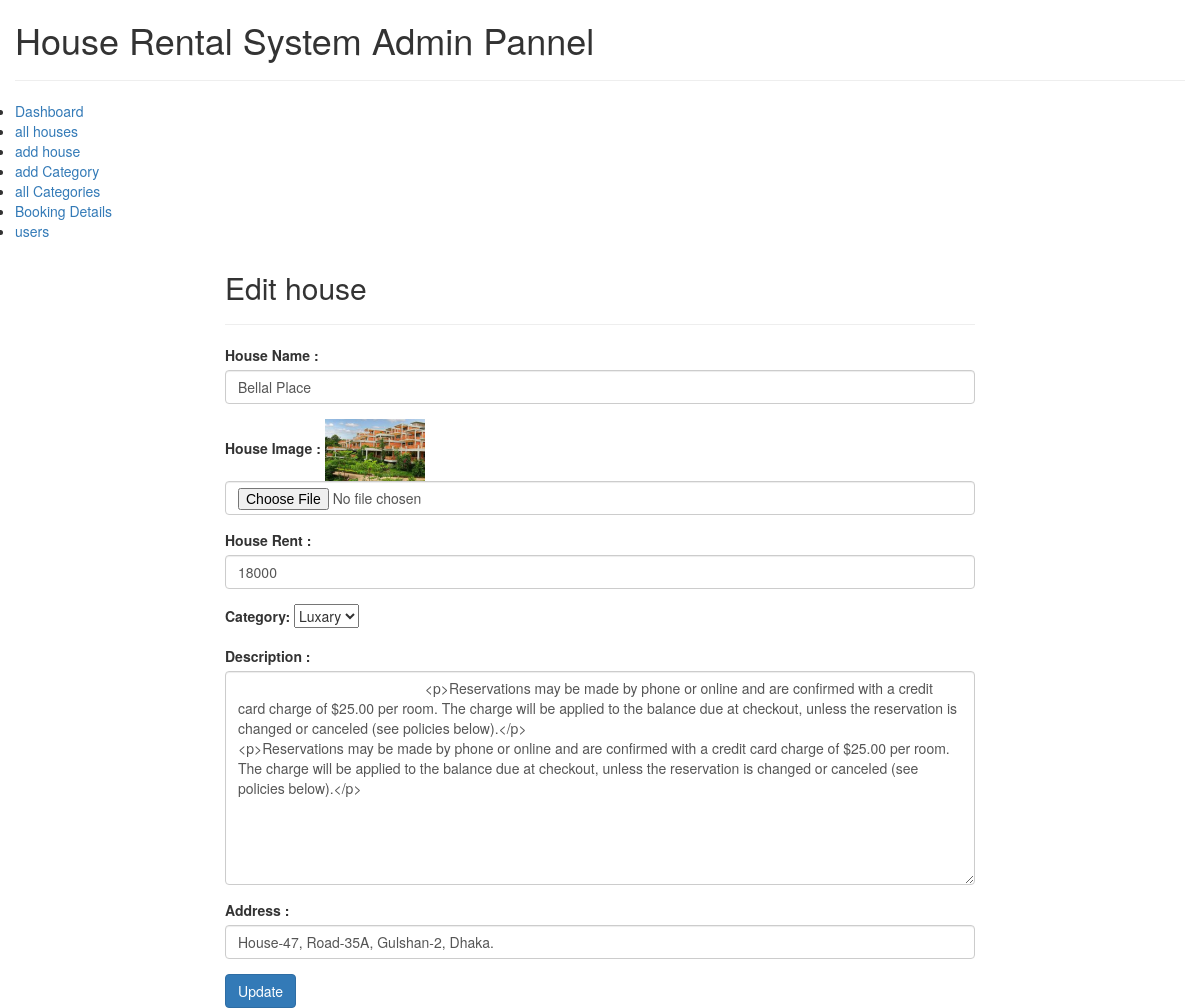
Page /admin/edit_house.php?edit_house_id=9 on the committed database.
### tables this page shows
CREATE TABLE `houses` (
  `house_id` int(11) NOT NULL,
  `user_id` int(11) NOT NULL,
  `category` int(11) NOT NULL,
  `house_name` varchar(255) NOT NULL,
  `house_image` text NOT NULL,
  `house_rent` text NOT NULL,
  `added_date` date NOT NULL,
  `description` text NOT NULL,
  `address` text NOT NULL,
  `booking_status` tinyint(1) NOT NULL
);

### admin/edit_house.php (the view, shortened to what this page needs)
<?php include"includes/header.php" ; ?>
<?php include"includes/admin_navigation.php" ; ?>
<?php include"functions.php" ; ?>
<?php
if (isset($_GET['edit_house_id'])) {
$the_edit_house_id = $_GET['edit_house_id'];
}
$query = "SELECT * FROM houses where house_id = {$the_edit_house_id}";
$the_edit_house_query = mysqli_query($connection,$query);
if (!$the_edit_house_query) {
	die("QUERY FAILED".mysqli_error($connection));
}
else{
	while ($row = mysqli_fetch_array($the_edit_house_query) ){
			$house_name  = $row['house_name'];
			$house_image  = $row['house_image'];
			$house_rent  = $row['house_rent'];
			$description  = $row['description'];
			$address  = $row['address'];
?>
<div class="container">
	<div class="row">
		<div class="col-md-offset 2 col-md-8 col-md-offset-2">
			<div class="head_title">
				<h2>Edit house</h2>
			</div>
				<hr>
			<form action="" method="post" enctype="multipart/form-data">
				<div class="form-group">
					<label for="house_name">House Name  :</label>
					<input type="text" class="form-control" name="house_name" value="<?php echo $house_name;?>" >
				</div>
				<div class="form-group">
					<label for="house_image">House Image  :</label>
					<img width="100px" src="../images/<?php echo $house_image ; ?>" alt="image">
					<input type="file" class="form-control" name="house_image">
				</div>
				<div class="form-group">
					<label for="house_rent">House Rent  :</label>
					<input type="text" class="form-control" name="house_rent" value="<?php echo $house_rent;?>" >
				</div>
				<div class="form-group">
					<label for="house_category">Category:</label>
					<select name="category">
<?php
$query = "SELECT * FROM category ";
$categry_select_query = mysqli_query($connection,$query);
while ($row  = mysqli_fetch_assoc($categry_select_query)) {
	$cat_id = $row['cat_id'];
	$cat_name = $row['cat_name'];
?>
						<option value="<?php echo $cat_id ; ?>"><?php echo $cat_name ; ?></option>
						<?php } ?>
					</select>
				</div>
				<div class="form-group">
					<label for="description">Description  :</label>
					<textarea  rows="10" name="description" class="form-control">
						<?php echo $description;?>
					</textarea>
				</div>
				<div class="form-group">
					<label for="address">Address  :</label>
					<input type="text"  name="address" class="form-control" value="<?php echo $address;?>" >
				</div>
				<button type="submit" class="btn btn-primary" name="update_house">Update</button>
			</form>
		</div>
	</div>
</div>
<?php } } ?>

### css/style.css (style rules this page uses)
* { padding: 0; margin: 0; }
body { background: #222; }
.container { width: 1170px; margin: auto; }

### rows in the picture
houses: house_name "Bellal Place", house_image (picture), house_rent "18000", description "<p>Reservations may be made by phone or online and are confirmed with a credit card charge of $25.00 per room. The charge will be applied to the balance due at checkout, unless the reservation is changed or canceled (see policies below).</p> <p>Reservations may be made by phone or online and are confirmed with a credit card charge of $25.00 per room. The charge will be applied to the balance due at checkout, unless the reservation is changed or canceled (see policies below).</p>", address "House-47, Road-35A, Gulshan-2, Dhaka."

### other values in the picture
form field category "Luxary"
